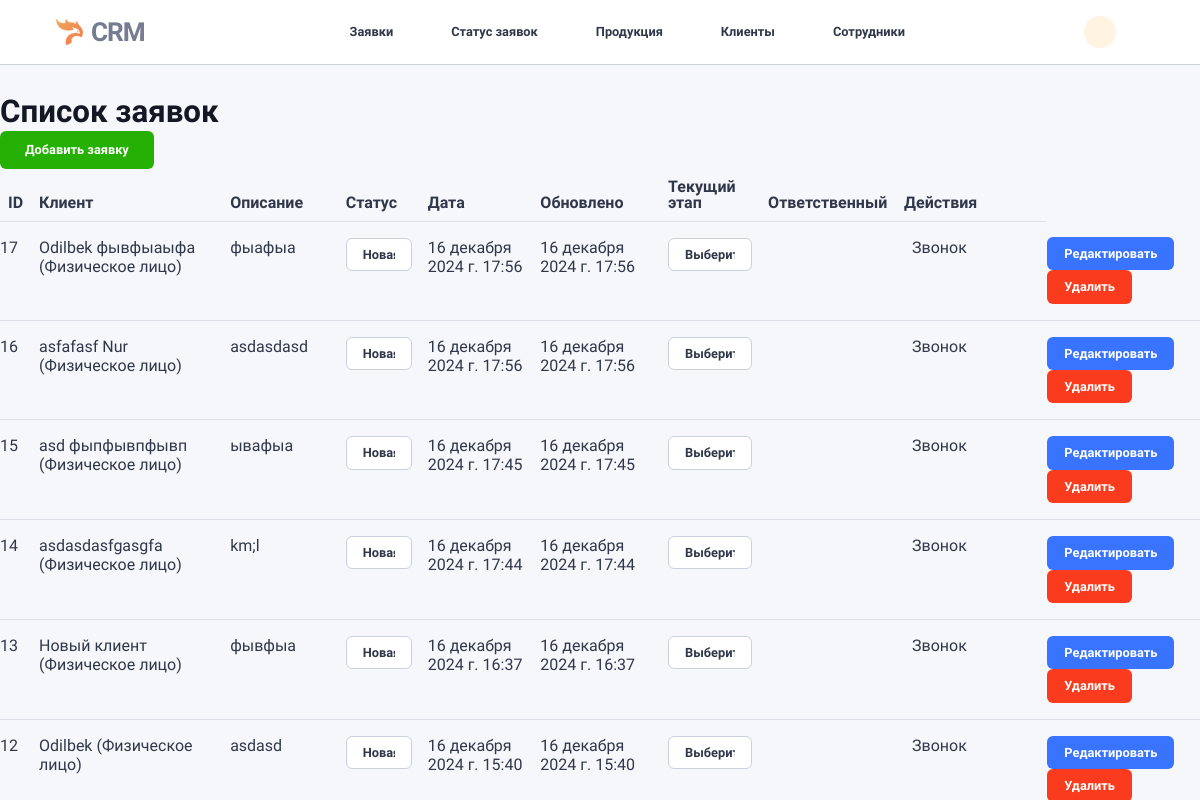
/tickets/, run on an earlier commit of the app's database.
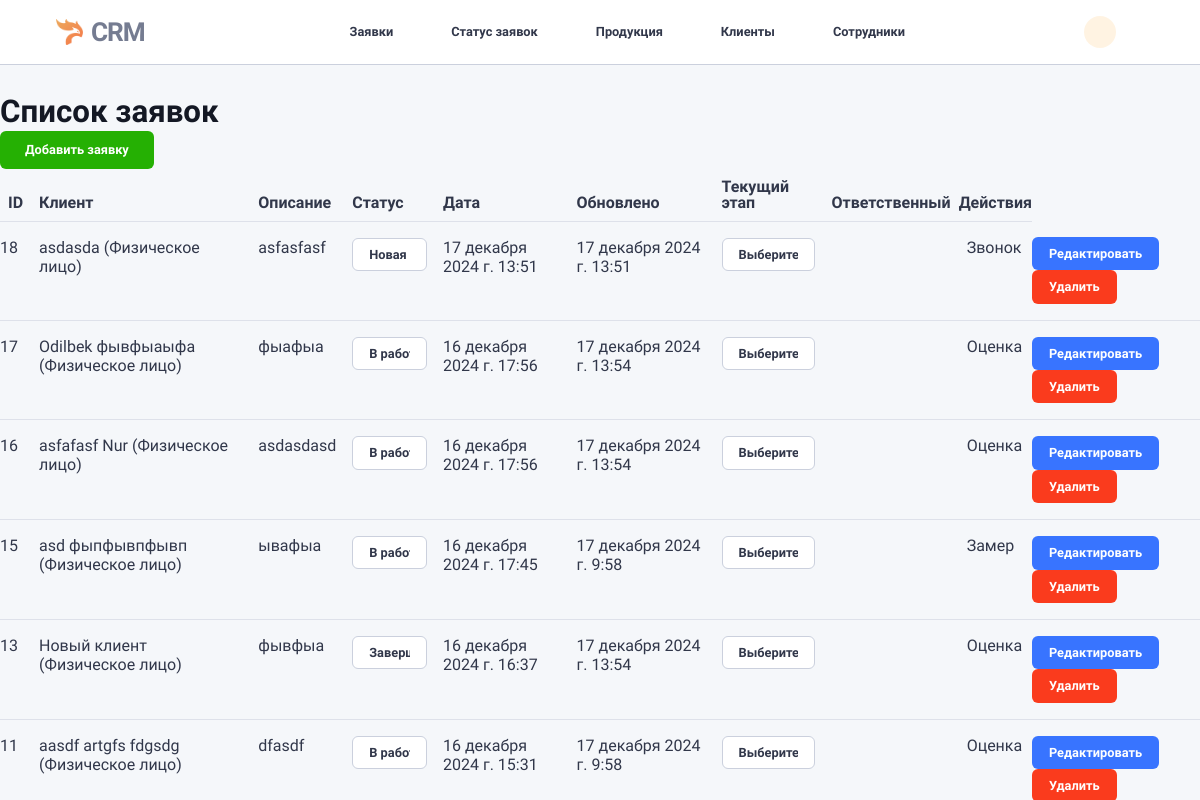
And on a later commit of the database.
### tickets/models.py (models this page shows, shortened)
class Ticket(models.Model):
    STATUS_CHOICES = [
        ('new', 'Новая'),
        ('in_progress', 'В работе'),
        ('completed', 'Завершена'),
    ]
    client = models.ForeignKey(
        Client, on_delete=models.CASCADE, related_name="tickets", verbose_name="Клиент"
    )
    description = models.TextField(null=True, blank=True, verbose_name="Описание")
    status = models.CharField(
        max_length=20, choices=STATUS_CHOICES, default='new', verbose_name="Статус заявки"
    )
    created_by = models.ForeignKey(
        Employee, on_delete=models.SET_NULL, null=True, related_name="created_tickets",
        verbose_name="Создатель заявки"
    )
    assigned_employee = models.ForeignKey(
        Employee, on_delete=models.SET_NULL, null=True, related_name="assigned_tickets",
        verbose_name="Назначенный сотрудник"
    )
    created_at = models.DateTimeField(auto_now_add=True, verbose_name="Дата создания")
    updated_at = models.DateTimeField(auto_now=True, verbose_name="Дата обновления")
    class Meta:
        verbose_name = "Заявка"
        verbose_name_plural = "Заявки"
        indexes = [
            models.Index(fields=["status"]),
            models.Index(fields=["assigned_employee"]),
        ]

class StageHistory(models.Model):
    ticket = models.ForeignKey(
        Ticket, on_delete=models.CASCADE, related_name="stage_history", verbose_name="Заявка"
    )
    stage = models.ForeignKey(
        Stage, on_delete=models.CASCADE, related_name="stage_histories", verbose_name="Этап"
    )
    started_at = models.DateTimeField(null=True, blank=True, verbose_name="Дата начала этапа")
    completed_at = models.DateTimeField(null=True, blank=True, verbose_name="Дата завершения")
    performed_by = models.ForeignKey(
        Employee, on_delete=models.SET_NULL, null=True, related_name="stage_histories",
        verbose_name="Ответственный сотрудник"
    )
    class Meta:
        verbose_name = "История этапов"
        verbose_name_plural = "История этапов"
        indexes = [
            models.Index(fields=["ticket", "stage"]),
        ]

class Stage(models.Model):
    name = models.CharField(max_length=100, verbose_name="Название этапа")
    priority = models.PositiveIntegerField(verbose_name="Приоритет этапа", null=True, blank=True,)
    class Meta:
        verbose_name = "Этап"
        verbose_name_plural = "Этапы"
        ordering = ["priority"]

### users/models.py (models this page shows)
class Client(models.Model):
    CLIENT_TYPE_CHOICES = [
        ('g', 'Государственный'),
        ('b', 'Бизнес'),
        ('f', 'Физическое лицо'),
    ]
    person = models.ForeignKey(
        Person, on_delete=models.CASCADE, related_name="clients", verbose_name="Личность"
    )
    type = models.CharField(
        max_length=1, choices=CLIENT_TYPE_CHOICES, verbose_name="Тип клиента"
    )
    fin_account = models.IntegerField(
        null=True, blank=True, verbose_name="Финансовый аккаунт"
    )  # Теперь это поле необязательно
    class Meta:
        verbose_name = "Клиент"
        verbose_name_plural = "Клиенты"
        indexes = [
            models.Index(fields=["type"]),
        ]
    def __str__(self):
        return f"{self.person} ({self.get_type_display()})"

class Person(models.Model):
    SEX_CHOICES = [
        ('male', 'Мужчина'),
        ('female', 'Женщина'),
    ]
    first_name = models.CharField(max_length=50, verbose_name="Имя", db_index=True)
    last_name = models.CharField(max_length=50, verbose_name="Фамилия", db_index=True)
    nickname = models.CharField(max_length=50, null=True, blank=True, verbose_name="Прозвище")
    sex = models.CharField(
        max_length=10, choices=SEX_CHOICES, null=True, blank=True, verbose_name="Пол"
    )
    phone_number_1 = models.CharField(max_length=20, unique=True, verbose_name="Телефон 1")
    phone_number_2 = models.CharField(max_length=20, null=True, blank=True, verbose_name="Телефон 2")
    class Meta:
        verbose_name = "Личность"
        verbose_name_plural = "Личности"
        indexes = [
            models.Index(fields=["first_name"]),
            models.Index(fields=["last_name"]),
        ]
        constraints = [
            models.UniqueConstraint(fields=['first_name', 'last_name', 'phone_number_1'], name="unique_person")
        ]
    def __str__(self):
        return f"{self.first_name} {self.last_name}"

### tickets/views.py (the view)
# urls.py: path('', views.TicketListView.as_view(), name='ticket_list'),
class TicketListView(ListView):
    model = Ticket
    template_name = 'tickets/ticket_list.html'
    context_object_name = 'tickets'  # Имя контекста для шаблона
    ordering = ['-created_at']  # Сортировка по дате создания
    paginate_by = 10  # Количество элементов на страницу
    def get_context_data(self, **kwargs):
        context = super().get_context_data(**kwargs)
        context['stages'] = Stage.objects.all()  # Передаем все стадии в контекст
        return context

### tickets/templates/tickets/ticket_list.html (shortened to what this page needs)
{% extends "base.html" %}
{% load static %}
{% block main %}
<div class="content kanban-deals-content">
  <h2>Список заявок</h2>
  <a href="{% url 'tickets:ticket_create' %}" class="btn btn-success">Добавить заявку</a>
  <table class="table">
    <thead>
      <tr>
        <th>ID</th>
        <th>Клиент</th>
        <th>Описание</th>
        <th>Статус</th>
        <th>Дата</th>
        <th>Обновлено</th>
        <th>Текущий этап</th>
        <th>Ответственный</th>
        <th>Действия</th>
      </tr>
    </thead>
    <tbody>
      {% for ticket in tickets %}
        <tr>
          <td>{{ ticket.id }}</td>
          <td>{{ ticket.client }}</td>
          <td>{{ ticket.description }}</td>
          <td>
            <form method="post" action="{% url 'tickets:ticket_update_status' ticket.id %}">
              <select name="status" class="form-control form-control-sm" onchange="this.form.submit()">
                {% for status, label in ticket.STATUS_CHOICES %}
                  <option value="{{ status }}" {% if ticket.status == status %}selected{% endif %}>
                    {{ label }}
                  </option>
                {% endfor %}
              </select>
            </form>
          </td>
          <td>{{ ticket.created_at }}</td>
          <td>{{ ticket.updated_at }}</td>
          <td>
            <form method="post" action="{% url 'tickets:ticket_update_stage' ticket.id %}">
              <select name="stage" class="form-control form-control-sm" onchange="this.form.submit()">
                <option value="#" selected disabled>Выберите этап</option>
              </select>
            </form>
          </td>
          <td>
          </td>
          <td>
            {% if ticket.stage_history.last %}
              {{ ticket.stage_history.last.stage.name }}
            {% else %}
                Нет ответственного
            {% endif %}
          </td>
          <td>
            <a href="{% url 'tickets:ticket_edit' ticket.id %}" class="btn btn-primary btn-sm">Редактировать</a>
            <a href="{% url 'tickets:ticket_delete' ticket.id %}" class="btn btn-danger btn-sm">Удалить</a>
          </td>
        </tr>
      {% endfor %}
    </tbody>
  </table>
  </div>
{% endblock %}

What changed in the data, as far as the page shows it:
removed Ticket: id "14", client "asdasdasfgasgfa (Физическое лицо)", description "km;l", status "Новая", created_at "16 декабря 2024 г. 17:44", updated_at "16 декабря 2024 г. 17:44", stage_history.last.stage.name "Звонок"
removed Ticket: id "12", client "Odilbek (Физическое лицо)", description "asdasd", status "Новая", created_at "16 декабря 2024 г. 15:40", updated_at "16 декабря 2024 г. 15:40", stage_history.last.stage.name "Звонок"
added Ticket: id "18", client "asdasda (Физическое лицо)", description "asfasfasf", status "Новая", created_at "17 декабря 2024 г. 13:51", updated_at "17 декабря 2024 г. 13:51", stage_history.last.stage.name "Звонок"
changed Ticket "фыафыа": status "Новая" → "В работе"; updated_at "16 декабря 2024 г. 17:56" → "17 декабря 2024 г. 13:54"; stage_history.last.stage.name "Звонок" → "Оценка"
changed Ticket "asdasdasd": status "Новая" → "В работе"; updated_at "16 декабря 2024 г. 17:56" → "17 декабря 2024 г. 13:54"; stage_history.last.stage.name "Звонок" → "Оценка"
changed Ticket "ывафыа": status "Новая" → "В работе"; updated_at "16 декабря 2024 г. 17:45" → "17 декабря 2024 г. 9:58"; stage_history.last.stage.name "Звонок" → "Замер"
changed Ticket "фывфыа": status "Новая" → "Завершена"; updated_at "16 декабря 2024 г. 16:37" → "17 декабря 2024 г. 13:54"; stage_history.last.stage.name "Звонок" → "Оценка"
now on this page (row edited): Ticket: id "11", client "aasdf artgfs fdgsdg (Физическое лицо)", description "dfasdf", status "В работе", created_at "16 декабря 2024 г. 15:31", updated_at "17 декабря 2024 г. 9:58", stage_history.last.stage.name "Оценка"
